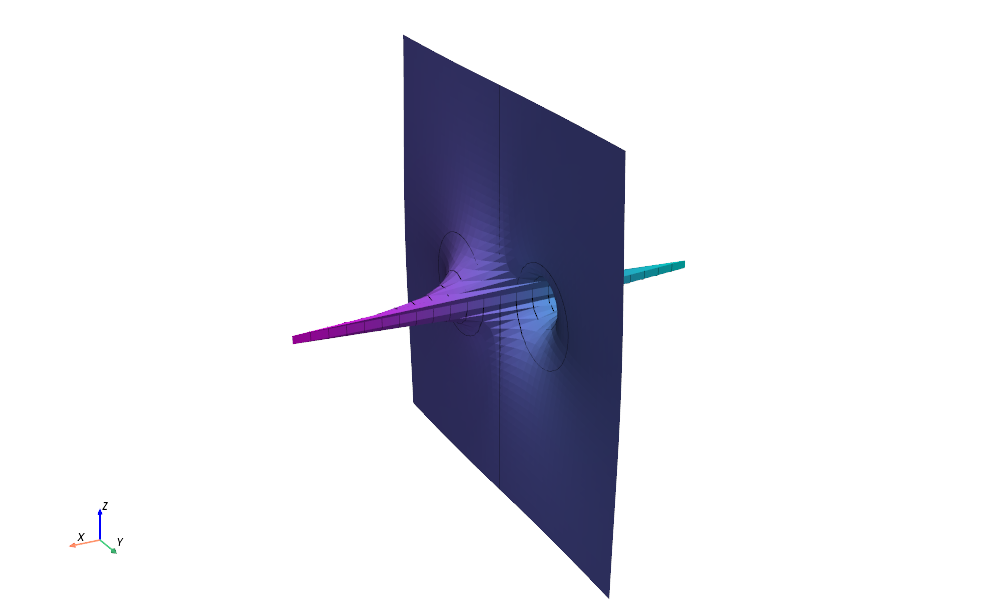

The Python source for this figure:
import numpy as np
import pyvista as pv

# --- Konstanten ---
I = 1
mu_0 = 4 * np.pi * 1e-7

# --- Gitter ---
x = np.linspace(-1, 1, 50)
y = np.linspace(-1, 1, 50)
X, Y = np.meshgrid(x, y)
R = np.sqrt(X**2 + Y**2)
R[R == 0] = 1e-10  # Singularität vermeiden

# --- Magnetfeld-Komponente B_x ---
Bx = -mu_0 * I / (2 * np.pi * R) * Y / R  # Bx(x, y)
Bx_scaled = Bx * 2e5  # Für bessere Sichtbarkeit

# --- StructuredGrid mit "erhobener" Fläche in x-Richtung ---
grid = pv.StructuredGrid()
grid.points = np.c_[Bx_scaled.ravel(), Y.ravel(), X.ravel()]  # ACHTUNG: Bx als x-Koordinate
grid.dimensions = X.shape[0], X.shape[1], 1
grid["Bx"] = Bx_scaled.ravel()  # Skalarfeld bleibt für Farbe

# --- Isolinien auf der Fläche berechnen ---
n_contours = 25
contours = grid.contour(isosurfaces=n_contours, scalars="Bx")

# --- Plotter ---
plotter = pv.Plotter(window_size=(1000, 600))
plotter.set_background("white")
plotter.renderer.SetBackgroundAlpha(0)

# --- Fläche mit Farbverlauf in x-Richtung ---
plotter.add_mesh(grid, scalars="Bx", cmap="cool", show_scalar_bar=False, opacity=1.0)

# --- Isolinien ---
plotter.add_mesh(contours, color="black", line_width=1)

# --- Ansicht ---
plotter.show_axes()
plotter.view_vector([1, 2, 1], viewup=[0, 0, 1])  # leicht schräge Ansicht
plotter.camera.zoom(1.3)

# --- Screenshot ---
plotter.show(auto_close=False, interactive=False)
plotter.screenshot("B_x_surf.png", transparent_background=True)
plotter.close()
